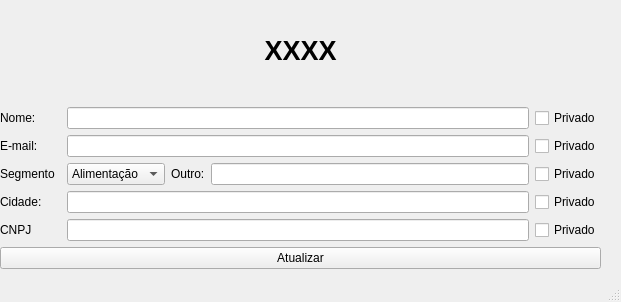
<?xml version="1.0" encoding="UTF-8"?>
<ui version="4.0">
 <class>MainWindow</class>
 <widget class="QMainWindow" name="MainWindow">
  <property name="geometry">
   <rect>
    <x>0</x>
    <y>0</y>
    <width>621</width>
    <height>302</height>
   </rect>
  </property>
  <property name="windowTitle">
   <string>MainWindow</string>
  </property>
  <widget class="QWidget" name="centralwidget">
   <widget class="QWidget" name="gridLayoutWidget">
    <property name="geometry">
     <rect>
      <x>0</x>
      <y>0</y>
      <width>601</width>
      <height>269</height>
     </rect>
    </property>
    <layout class="QGridLayout" name="gridLayout">
     <item row="2" column="0">
      <widget class="QLabel" name="emailLabel">
       <property name="text">
        <string>E-mail:</string>
       </property>
      </widget>
     </item>
     <item row="3" column="3">
      <widget class="QLabel" name="label_3">
       <property name="text">
        <string>Outro:</string>
       </property>
      </widget>
     </item>
     <item row="5" column="5">
      <widget class="QCheckBox" name="cnpjcheckBox">
       <property name="text">
        <string>Privado</string>
       </property>
      </widget>
     </item>
     <item row="3" column="0">
      <widget class="QLabel" name="segmLabel">
       <property name="text">
        <string>Segmento</string>
       </property>
      </widget>
     </item>
     <item row="4" column="5">
      <widget class="QCheckBox" name="citycheckBox">
       <property name="text">
        <string>Privado</string>
       </property>
      </widget>
     </item>
     <item row="5" column="0">
      <widget class="QLabel" name="cnpjLabel">
       <property name="text">
        <string>CNPJ</string>
       </property>
      </widget>
     </item>
     <item row="3" column="5">
      <widget class="QCheckBox" name="segmcheckBox">
       <property name="text">
        <string>Privado</string>
       </property>
      </widget>
     </item>
     <item row="3" column="4">
      <widget class="QLineEdit" name="segmLineEdit"/>
     </item>
     <item row="1" column="2" colspan="3">
      <widget class="QLineEdit" name="nameLineEdit">
       <property name="text">
        <string/>
       </property>
      </widget>
     </item>
     <item row="5" column="2" colspan="3">
      <widget class="QLineEdit" name="cnpjLineEdit"/>
     </item>
     <item row="1" column="5">
      <widget class="QCheckBox" name="namecheckBox">
       <property name="text">
        <string>Privado</string>
       </property>
      </widget>
     </item>
     <item row="4" column="2" colspan="3">
      <widget class="QLineEdit" name="cityLineEdit"/>
     </item>
     <item row="1" column="0">
      <widget class="QLabel" name="nameLabel">
       <property name="text">
        <string>Nome:</string>
       </property>
      </widget>
     </item>
     <item row="2" column="5">
      <widget class="QCheckBox" name="emailcheckBox">
       <property name="text">
        <string>Privado</string>
       </property>
      </widget>
     </item>
     <item row="3" column="2">
      <widget class="QComboBox" name="comboBox">
       <item>
        <property name="text">
         <string>Alimentação</string>
        </property>
       </item>
       <item>
        <property name="text">
         <string>Vestuário</string>
        </property>
       </item>
       <item>
        <property name="text">
         <string>Indústria</string>
        </property>
       </item>
       <item>
        <property name="text">
         <string>Saúde</string>
        </property>
       </item>
       <item>
        <property name="text">
         <string/>
        </property>
       </item>
      </widget>
     </item>
     <item row="4" column="0">
      <widget class="QLabel" name="cityLabel">
       <property name="text">
        <string>Cidade:</string>
       </property>
      </widget>
     </item>
     <item row="2" column="2" colspan="3">
      <widget class="QLineEdit" name="emailLineEdit"/>
     </item>
     <item row="0" column="0" colspan="6">
      <widget class="QLabel" name="label">
       <property name="font">
        <font>
         <pointsize>20</pointsize>
         <weight>75</weight>
         <bold>true</bold>
        </font>
       </property>
       <property name="text">
        <string>XXXX</string>
       </property>
       <property name="alignment">
        <set>Qt::AlignCenter</set>
       </property>
      </widget>
     </item>
     <item row="6" column="0" colspan="6">
      <widget class="QPushButton" name="pushButton">
       <property name="text">
        <string>Atualizar</string>
       </property>
      </widget>
     </item>
    </layout>
   </widget>
  </widget>
  <widget class="QMenuBar" name="menubar">
   <property name="geometry">
    <rect>
     <x>0</x>
     <y>0</y>
     <width>621</width>
     <height>30</height>
    </rect>
   </property>
  </widget>
  <widget class="QStatusBar" name="statusbar"/>
 </widget>
 <resources/>
 <connections/>
</ui>
